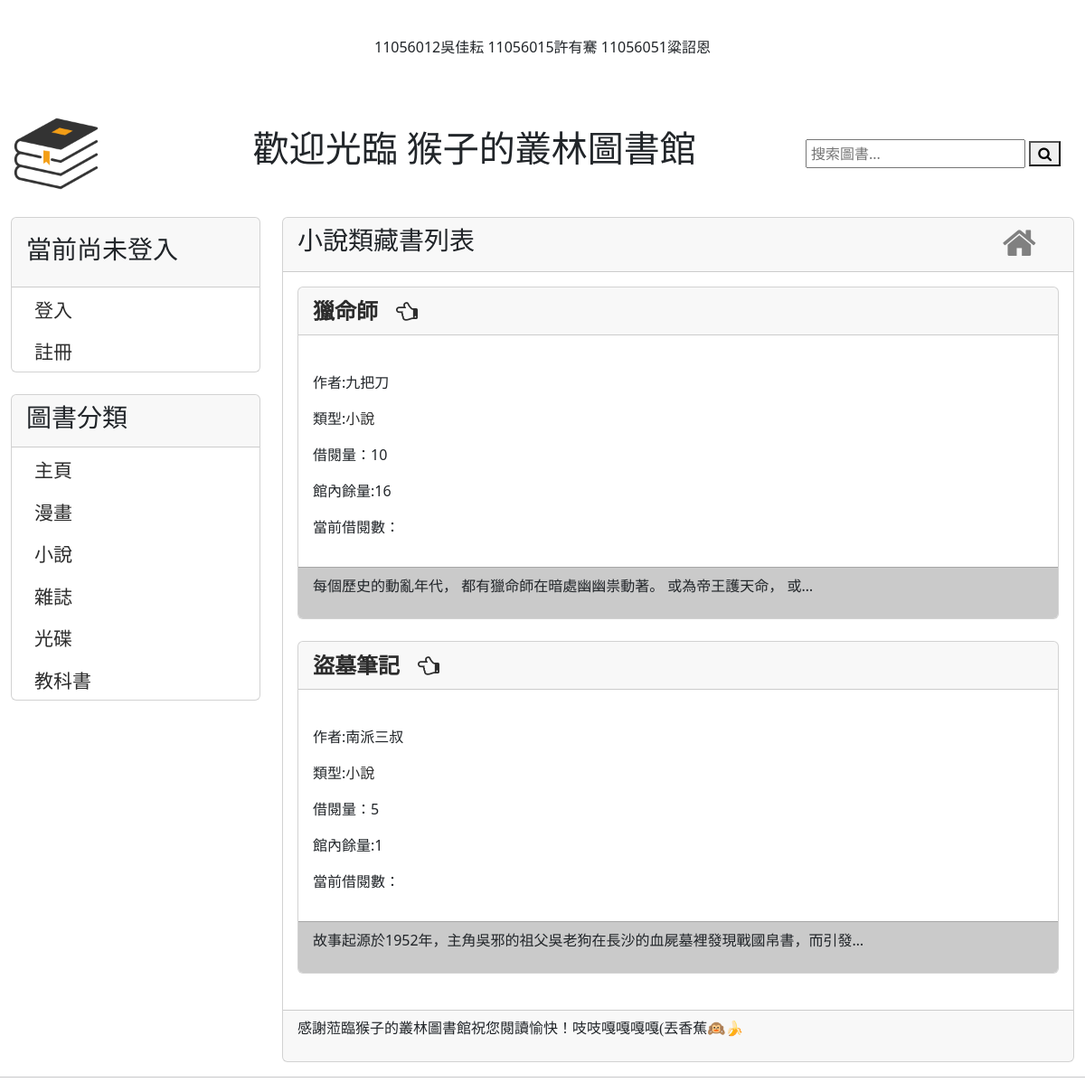
The app's page /category/2/ with its own data.
### user_borrowAndReturn/models.py (models this page shows, shortened)
class Category(models.Model):
    name=models.CharField(max_length=100)
    isOn=models.BooleanField(default=True)
    def __str__(self):
        return self.name

class Book(models.Model):
    title = models.CharField(max_length=200)
    author = models.CharField(max_length=100)
    cover = models.CharField(max_length=500)
    category = models.ForeignKey(Category, on_delete=models.CASCADE, null=True, blank=True)
    available_quantity = models.PositiveIntegerField()
    publication_date = models.DateField(null=True,blank=True)
    content=models.TextField(max_length=500,null=True,blank=True)
    isOn=models.BooleanField(default=True)

### user_borrowAndReturn/views.py (the view)
# urls.py: path('category/<int:category_id>/',views.searchByCategory),
def searchByCategory(request, category_id):
        category = Category.objects.filter(id=category_id).first()
        books=Book.objects.filter(category=category, isOn=True).annotate(borrow_count=Count('borrowingrecord')).order_by('-borrow_count', 'title')
        if books:
            return render(request, 'searchByCategoryPage.html', {'books':books,'category':category})
        else:
            return render(request, 'searchByCategoryPage.html', {'msg':'此類別暫無書籍','category':category})

### user_borrowAndReturn/templatetags/getAllCategoryForMenu.py (called while the page is built)
@register.simple_tag
def get_menu_categories():
    return Category.objects.filter(isOn=True)

### user_borrowAndReturn/templates/searchByCategoryPage.html (shortened to what this page needs)
{% extends "base.html" %}
{% block headmessage %}
<div style="display: flex;justify-content: space-between;align-items: center;">
    <h3 style='font-family:標楷體;'>{{ category }}類藏書列表</h3>
    <a href="/"><i class="fa fa-home" aria-hidden="true"></i></a>
</div>
{% endblock headmessage %}
{% block content %}
{% if books %}
{% for book in books %}
<div class='card'>
    <div class='card-header'>
        <a href='/book/{{book.id}}/'>{{book.title}}<i class="fa fa-hand-o-left" aria-hidden="true"></i></a>
    </div>
    <br>
    <div class='card-body' style='background-color:#ffffff'>
        <p>作者:{{ book.author }}</p>
        <p>類型:<a href='/category/{{ book.category_id }}/'>{{ book.category }}</a></p>
        <p>借閱量：{{ book.borrow_count }}</p>
        <p>館內餘量:{{ book.available_quantity }}</p>
        <p>當前借閱數：{{ book.reading }}</p>
    </div>
    <div class='card-footer'  style='background-color:#cacaca'>
        <p>{{ book.content | truncatechars:40 }}</p>
    </div>
</div>
<br>
{% endfor %}
{% else %}
<h2>{{ msg }}</h2>
{% endif %}
{% endblock content %}

### user_borrowAndReturn/templates/base.html (shortened to what this page needs)
{% load getAllCategoryForMenu %}
<!DOCTYPE html>
<html>
    <head>
    {% load static %}
    <link rel="stylesheet" href="https://cdnjs.cloudflare.com/ajax/libs/font-awesome/4.7.0/css/font-awesome.min.css">
    <link type="text/css" rel="stylesheet" href="{% static 'css/base.css' %}">
    <link href="https://cdn.jsdelivr.net/npm/bootstrap@5.3.2/dist/css/bootstrap.min.css" rel="stylesheet">
    </head>
    <body>
        <div class="container-fluid">
            {% include 'header.html'%}
            <div class="row" style="margin-top: 20px;">
                <div class="col-sm-3 col-md-3">
                    <div class="card">
                        <div class="card-header">
                            <h3>
                                {% if request.user.is_active %}
                                    {% if request.user.is_superuser %}
                                        歡迎 {{ request.user.first_name }} 管理
                                    {% elif request.user.is_staff %}
                                        歡迎 {{ request.user.first_name }} 圖書員
                                    {% else %}
                                        歡迎 {{ request.user.first_name }} 讀者
                                    {% endif %}
                                {% else %}
                                    <p style="padding-top: 10px;">當前尚未登入</p>
                                {% endif %}
                            </h3>
                        </div>
                        <div class="list-group" style="font-size: 21px;">
                                {% if request.user.is_active %}
                                    <li><a href="/modifyInformation/">密碼修改</a></li>
                                    <li><a href="/logout/">登出</a></li>
                                {% else %}
                                    <li><a href="/login/">登入</a></li>
                                    <li><a href="/register/">註冊</a></li>
                                {% endif %}
                        </div>
                    </div>
                    <br>
                    <div class="card">
                        <div class="card-header">
                            <h3>圖書分類<h3>
                        </div>
                        <div class="list-group" style="font-size: 21px;">
                            <li><a href="/">主頁</a></li>
                            {% get_menu_categories as categories %}
                            {% for category in categories %}
                                <li><a href="/category/{{ category.id }}/">{{ category.name }}</a></li>
                            {% endfor %}
                        </div>
                    </div>
                </div>
                <div class="col-sm-9 col-md-9">
                <div class="card">
                    <div class="card-header">
                    {% block headmessage %}
                    {% endblock %}
                </div>
                <div class="card-body">
                    {% block content %}
                    {% endblock %}
                </div>
                <div class="card-footer">
                    {% include 'footer.html' %}
                </div>
            </div>
                </div>
            </div>
        </div>
        <hr>
    </body>
</html>

### static/css/base.css (style rules this page uses)
li { list-style-type:none; padding: 5px 25px; }
.col-md-3 li { padding-top: 10px; }
* { box-sizing: border-box; padding: 0; margin: 0; }
a { text-decoration:none; color: rgb(44, 44, 44); }
.col-sm-9 .card-header a { font-size: 24px; font-weight:bold; }
.fa-hand-o-left { margin-left: 20px; }
.fa-home, .fa-reply { font-size: 40px; color: gray; margin-right: 25px; }

### user_borrowAndReturn/templates/base.html (style rules this page uses)
a { text-decoration:none; color: rgb(44, 44, 44); }

### records on screen
Category: name "漫畫"
Category: name "小說"
Category: name "雜誌"
Category: name "光碟"
Category: name "教科書"
Book: title "獵命師", author "九把刀", category "小說", borrow_count "10", available_quantity "16", content "每個歷史的動亂年代， 都有獵命師在暗處幽幽祟動著。 或為帝王護天命， 或…"
Book: title "盜墓筆記", author "南派三叔", category "小說", borrow_count "5", available_quantity "1", content "故事起源於1952年，主角吳邪的祖父吳老狗在長沙的血屍墓裡發現戰國帛書，而引發…"
